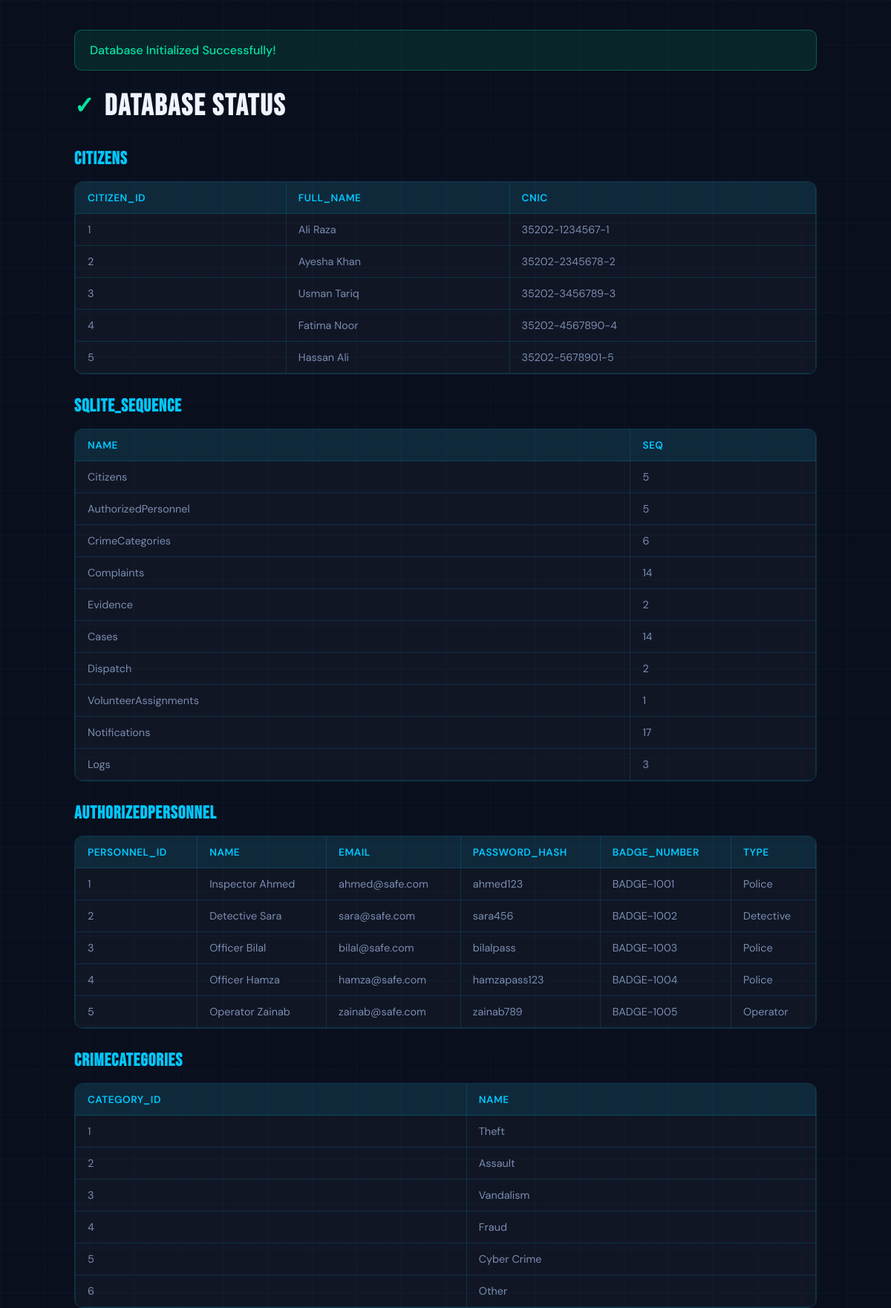
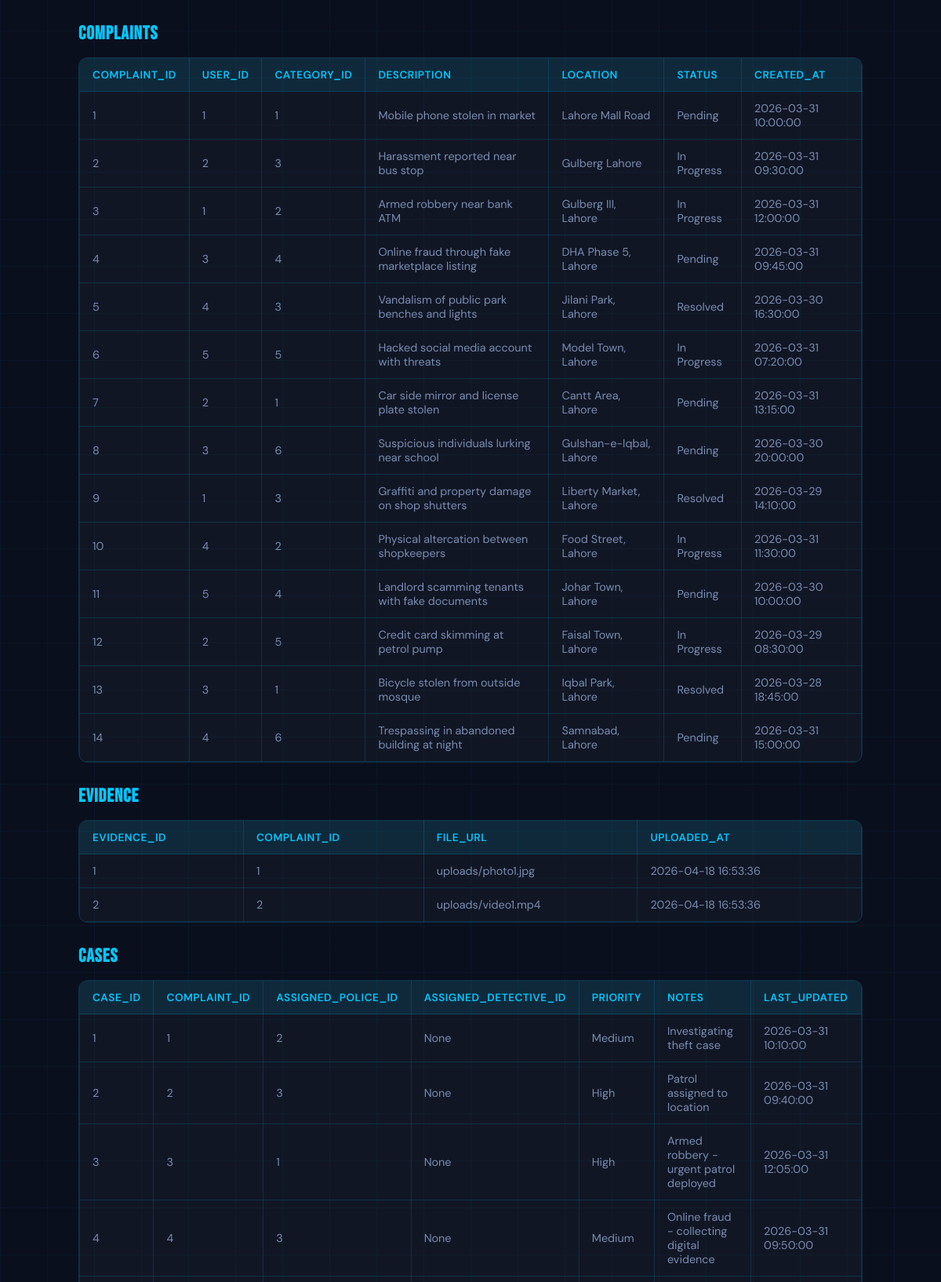
/viewdb (upper part), run on the app's committed database (2 pictures, top to bottom).
### tables this page shows
CREATE TABLE Citizens (
    citizen_id INTEGER PRIMARY KEY AUTOINCREMENT,
    full_name TEXT NOT NULL,
    cnic TEXT UNIQUE NOT NULL
);

CREATE TABLE AuthorizedPersonnel (
    personnel_id INTEGER PRIMARY KEY AUTOINCREMENT,
    name TEXT NOT NULL,
    email TEXT UNIQUE NOT NULL,
    password_hash TEXT NOT NULL,
    badge_number TEXT UNIQUE NOT NULL,
    type TEXT DEFAULT 'Police' CHECK(type IN ('Police','Detective','Operator'))
);

CREATE TABLE CrimeCategories (
    category_id INTEGER PRIMARY KEY AUTOINCREMENT,
    name TEXT UNIQUE NOT NULL
);

CREATE TABLE Complaints (
    complaint_id INTEGER PRIMARY KEY AUTOINCREMENT,
    user_id INTEGER,
    category_id INTEGER,
    description TEXT NOT NULL,
    location TEXT NOT NULL,
    status TEXT DEFAULT 'Pending' CHECK(status IN ('Pending','In Progress','Resolved')),
    created_at DATETIME DEFAULT CURRENT_TIMESTAMP,

    FOREIGN KEY (user_id) REFERENCES Citizens(citizen_id),
    FOREIGN KEY (category_id) REFERENCES CrimeCategories(category_id)
);

CREATE TABLE Evidence (
    evidence_id INTEGER PRIMARY KEY AUTOINCREMENT,
    complaint_id INTEGER NOT NULL,
    file_url TEXT NOT NULL,
    uploaded_at DATETIME DEFAULT CURRENT_TIMESTAMP,

    FOREIGN KEY (complaint_id) REFERENCES Complaints(complaint_id)
);

CREATE TABLE Cases (
    case_id INTEGER PRIMARY KEY AUTOINCREMENT,
    complaint_id INTEGER UNIQUE,
    assigned_police_id INTEGER,
    assigned_detective_id INTEGER,
    priority TEXT DEFAULT 'Medium' CHECK(priority IN ('High','Medium','Low')),
    notes TEXT,
    last_updated DATETIME DEFAULT CURRENT_TIMESTAMP,

    FOREIGN KEY (complaint_id) REFERENCES Complaints(complaint_id),
    FOREIGN KEY (assigned_police_id) REFERENCES AuthorizedPersonnel(personnel_id),
    FOREIGN KEY (assigned_detective_id) REFERENCES AuthorizedPersonnel(personnel_id)
);

### app.py (the view)
@app.route('/viewdb')
def view_db():
    conn = get_db_connection()
    cursor = conn.cursor()
    cursor.execute("SELECT name FROM sqlite_master WHERE type='table';")
    tables = cursor.fetchall()
    table_data = {}
    for table in tables:
        table_name = table['name']
        cursor.execute(f"SELECT * FROM {table_name};")
        data = cursor.fetchall()
        table_data[table_name] = data
    conn.close()
    return render_template("initdb.html", table_data=table_data)

### app.py (called while the page is built)
def get_db_connection():
    conn = sqlite3.connect(DATABASE)
    conn.row_factory = sqlite3.Row
    return conn

### templates/initdb.html (shortened to what this page needs)
<!DOCTYPE html>
<html lang="en">
<head>
</head>
<body>
  <div class="page-container">
    <div class="success-msg">
      Database Initialized Successfully!
    </div>
    <h1>Database Status</h1>
    {% for table, rows in table_data.items() %}
      <h2>{{ table|upper }}</h2>
      {% if rows %}
        <div class="table-wrapper">
          <table>
            <thead>
              <tr>
                {% for column in rows[0].keys() %}
                  <th>{{ column }}</th>
                {% endfor %}
              </tr>
            </thead>
            <tbody>
              {% for row in rows %}
                <tr>
                  {% for column in row.keys() %}
                    <td>{{ row[column] }}</td>
                  {% endfor %}
                </tr>
              {% endfor %}
            </tbody>
          </table>
        </div>
      {% else %}
        <div class="table-wrapper">
          <div class="empty">👋 Empty table</div>
        </div>
      {% endif %}
    {% endfor %}
  </div>
</body>
</html>

### templates/initdb.html (style rules this page uses)
*, *::before, *::after { box-sizing: border-box; margin: 0; padding: 0; }
:root { --navy: #0a0f1e; --cyan: #00c8ff; --white: #f0f4ff; --muted: #7a8db0; --success: #00e5a0; --border: rgba(0,200,255,0.15); }
html, body { min-height: 100vh; background: var(--navy); color: var(--white); font-family: 'DM Sans', sans-serif; padding: 20px; }
body::before { content: ''; position: fixed; inset: 0; background-image: linear-gradient(rgba(0,200,255,0.04) 1px, transparent 1px), linear-gradient(90deg, rgba(0,200,255,0.04) 1px, transparent 1px); background-size: 60px 60px; pointer-events: none; z-index: 0; }
.page-container { position: relative; z-index: 5; max-width: 1000px; margin: 0 auto; }
h1 { font-family: 'Bebas Neue', sans-serif; font-size: 2.5rem; letter-spacing: 2px; margin-bottom: 32px; display: flex; align-items: center; gap: 12px; }
h1::before { content: '✓'; color: var(--success); font-size: 2rem; }
h2 { font-family: 'Bebas Neue', sans-serif; font-size: 1.5rem; letter-spacing: 1px; margin: 28px 0 16px 0; color: var(--cyan); }
.table-wrapper { background: rgba(255,255,255,0.03); border: 1px solid var(--border); border-radius: 12px; overflow-x: auto; margin-bottom: 24px; }
table { width: 100%; border-collapse: collapse; font-size: 0.9rem; }
th { background: rgba(0,200,255,0.1); border: 1px solid var(--border); padding: 12px 16px; text-align: left; font-weight: 600; color: var(--cyan); font-size: 0.85rem; text-transform: uppercase; letter-spacing: 0.5px; }
td { border: 1px solid var(--border); padding: 12px 16px; color: var(--muted); }
.success-msg { background: rgba(0,229,160,0.1); border: 1px solid rgba(0,229,160,0.3); color: var(--success); padding: 16px 20px; border-radius: 10px; margin-bottom: 24px; font-weight: 500; }

### data on the page
Citizens: citizen_id "1" "Ali Raza" "35202-1234567-1"
Citizens: citizen_id "2" "Ayesha Khan" "35202-2345678-2"
Citizens: citizen_id "3" "Usman Tariq" "35202-3456789-3"
Citizens: citizen_id "4" "Fatima Noor" "35202-4567890-4"
Citizens: citizen_id "5" "Hassan Ali" "35202-5678901-5"
AuthorizedPersonnel: personnel_id "1" "Inspector Ahmed" "ahmed@safe.com" "ahmed123" "BADGE-1001" "Police"
AuthorizedPersonnel: personnel_id "2" "Detective Sara" "sara@safe.com" "sara456" "BADGE-1002" "Detective"
AuthorizedPersonnel: personnel_id "3" "Officer Bilal" "bilal@safe.com" "bilalpass" "BADGE-1003" "Police"
AuthorizedPersonnel: personnel_id "4" "Officer Hamza" "hamza@safe.com" "hamzapass123" "BADGE-1004" "Police"
AuthorizedPersonnel: personnel_id "5" "Operator Zainab" "zainab@safe.com" "zainab789" "BADGE-1005" "Operator"
CrimeCategories: category_id "1" "Theft"
CrimeCategories: category_id "2" "Assault"
CrimeCategories: category_id "3" "Vandalism"
CrimeCategories: category_id "4" "Fraud"
CrimeCategories: category_id "5" "Cyber Crime"
CrimeCategories: category_id "6" "Other"
Complaints: complaint_id "1" "1" "1" "Mobile phone stolen in market" "Lahore Mall Road" "Pending" "2026-03-31 10:00:00"
Complaints: complaint_id "2" "2" "3" "Harassment reported near bus stop" "Gulberg Lahore" "In Progress" "2026-03-31 09:30:00"
Complaints: complaint_id "3" "1" "2" "Armed robbery near bank ATM" "Gulberg III, Lahore" "In Progress" "2026-03-31 12:00:00"
Complaints: complaint_id "4" "3" "4" "Online fraud through fake marketplace listing" "DHA Phase 5, Lahore" "Pending" "2026-03-31 09:45:00"
Complaints: complaint_id "5" "4" "3" "Vandalism of public park benches and lights" "Jilani Park, Lahore" "Resolved" "2026-03-30 16:30:00"
Complaints: complaint_id "6" "5" "5" "Hacked social media account with threats" "Model Town, Lahore" "In Progress" "2026-03-31 07:20:00"
Complaints: complaint_id "7" "2" "1" "Car side mirror and license plate stolen" "Cantt Area, Lahore" "Pending" "2026-03-31 13:15:00"
Complaints: complaint_id "8" "3" "6" "Suspicious individuals lurking near school" "Gulshan-e-Iqbal, Lahore" "Pending" "2026-03-30 20:00:00"
Complaints: complaint_id "9" "1" "3" "Graffiti and property damage on shop shutters" "Liberty Market, Lahore" "Resolved" "2026-03-29 14:10:00"
Complaints: complaint_id "10" "4" "2" "Physical altercation between shopkeepers" "Food Street, Lahore" "In Progress" "2026-03-31 11:30:00"
Complaints: complaint_id "11" "5" "4" "Landlord scamming tenants with fake documents" "Johar Town, Lahore" "Pending" "2026-03-30 10:00:00"
Complaints: complaint_id "12" "2" "5" "Credit card skimming at petrol pump" "Faisal Town, Lahore" "In Progress" "2026-03-29 08:30:00"
Complaints: complaint_id "13" "3" "1" "Bicycle stolen from outside mosque" "Iqbal Park, Lahore" "Resolved" "2026-03-28 18:45:00"
Complaints: complaint_id "14" "4" "6" "Trespassing in abandoned building at night" "Samnabad, Lahore" "Pending" "2026-03-31 15:00:00"
Evidence: evidence_id "1" "1" "uploads/photo1.jpg" "2026-04-18 16:53:36"
Evidence: evidence_id "2" "2" "uploads/video1.mp4" "2026-04-18 16:53:36"
Cases: case_id "1" "1" "2" "None" "Medium" "Investigating theft case" "2026-03-31 10:10:00"
Cases: case_id "2" "2" "3" "None" "High" "Patrol assigned to location" "2026-03-31 09:40:00"
Cases: case_id "3" "3" "1" "None" "High" "Armed robbery - urgent patrol deployed" "2026-03-31 12:05:00"
Cases: case_id "4" "4" "3" "None" "Medium" "Online fraud - collecting digital evidence" "2026-03-31 09:50:00"

### other printed values
{{ table|upper }} "CITIZENS" "SQLITE_SEQUENCE" "AUTHORIZEDPERSONNEL" "CRIMECATEGORIES" "COMPLAINTS" "EVIDENCE" "CASES"
{{ column }} "CITIZEN_ID" "FULL_NAME" "CNIC" "NAME" "SEQ" "PERSONNEL_ID" "NAME" "EMAIL" "PASSWORD_HASH" "BADGE_NUMBER" "TYPE" "CATEGORY_ID" "NAME" "COMPLAINT_ID" "USER_ID" "CATEGORY_ID" "DESCRIPTION" "LOCATION" "STATUS" "CREATED_AT" "EVIDENCE_ID" "COMPLAINT_ID" "FILE_URL" "UPLOADED_AT" "CASE_ID" "COMPLAINT_ID" "ASSIGNED_POLICE_ID" "ASSIGNED_DETECTIVE_ID" "PRIORITY" "NOTES" "LAST_UPDATED"
{{ row[column] }} "Citizens" "5" "AuthorizedPersonnel" "5" "CrimeCategories" "6" "Complaints" "14" "Evidence" "2" "Cases" "14" "Dispatch" "2" "VolunteerAssignments" "1" "Notifications" "17" "Logs" "3"
